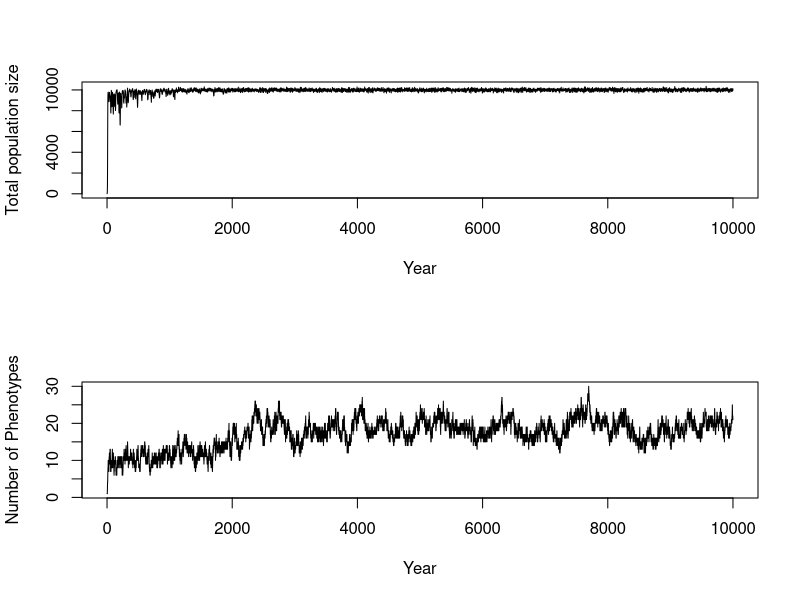
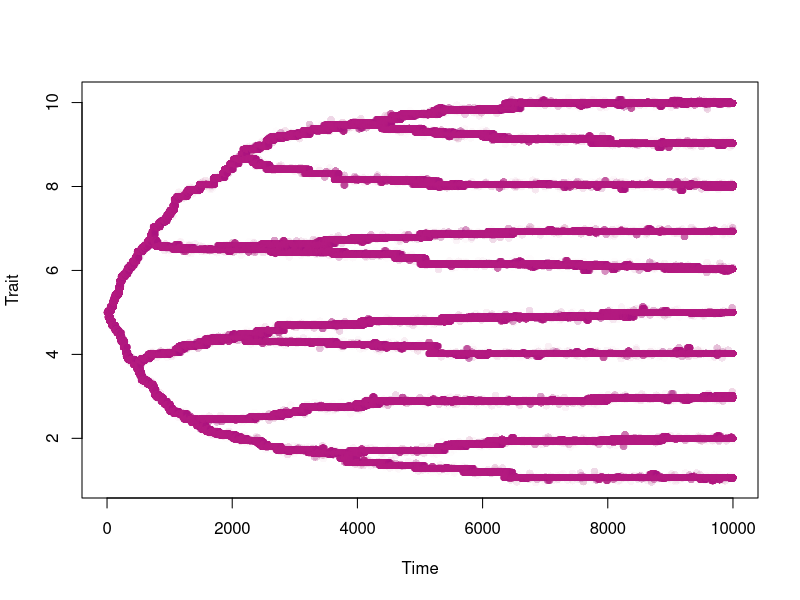

Recreate these plots in R, in order. (Note: this script raises an error after producing the figures.)

# Biggest difference in this version is that there is only one trait and adults and juvenile share a resource



# Full function ----------------------------------------------------------------

resourceCompetitionSLC <- function(popSize, resProp, resFreq, resGen=matrix(c(0.1,0.1),ncol=1, nrow=2), im = 0.001, 
                                   fmax = 2, kA = 0.5, kJ = 0.5, mutProb=0.001, mutVar=0.1, time.steps=200, iniP=5, 
                                   threshold = 0.005, nmorphs = 1){
  
  pop <- matrix(data = NA, ncol = 3, nrow = nmorphs)                             # Each column in this matrix is one phenotype combination.
  
  pop[,1] <- popSize
  pop[,2] <- iniP

  
  colnames(pop) <- c("Number of indivduals", "Trait", "Proxy")
  
  stats         <- matrix(data = c(0, sum(pop[,1]), nrow(pop), mean(pop[,2]), var(pop[,2])) 
                                  , nrow = 1, ncol = 5)                                                             #Where we will eventually save our stats and phenotypes
  phenotypes <- matrix(data = c(0, popSize, iniP), nrow = 1, ncol = 3)
  colnames(phenotypes) <- c("Year", "Number of indivduals", "Trait")                                        
  
  epsilon <- .Machine$double.eps^10  #Added when some number become zero, very small number
  posstrait <- seq(from = min(resProp)-1, to = max(resProp)+1, by = mutVar)
  
  for (t in 1:time.steps){
    
    # Deterministic fecundity proxy alpha ------------------------------------
    
    adults    <- pop                                                            
    alphaA    <- NULL                                                           # Will create a matrix with all alpha values
    alphaSumA <- NULL
    
    
    resPropAduMatrix <- matrix(data = resProp, ncol = length(resProp), nrow = nrow(adults), byrow = T)
    aduTrait <- adults[, 2]
    aduTraitMatrix <- matrix(data = rep(aduTrait, each = length(resProp)), ncol = length(resProp), nrow = nrow(adults), byrow = T)
    
    alphaA           <- (1/(sqrt(2*pi*resGen[1,1]^2)))*exp(-(((aduTraitMatrix-resPropAduMatrix)^2)/(2*resGen[1,1])^2)) + epsilon                 # Calculation of individual alpha
    adultAbund       <- adults[,1]
    adultAbundMatrix <- matrix(data = rep(adultAbund, each = length(resProp)), ncol = length(resProp), nrow = nrow(adults), byrow = T)  # Creation of a matrix with population size of each type in the rows
    alphaSumA        <- colSums((alphaA*adultAbundMatrix))                                                                         # Creation of matrix that reflects both the trait but also number of individuals in type
    
    
    RdivAlphaSumA       <- resFreq/alphaSumA
    RdivAlphaSumATrans  <- matrix(data = RdivAlphaSumA)
    
    Fec <- alphaA%*%RdivAlphaSumATrans
    adults[,3] <- fmax*(Fec/(kA+Fec)) 
    
    
    
    # Spawning of offspring -------------------------------------------------
    
    juveniles <- adults                                                         # Create a matrix were we will add juveniles into
                                                      
    
    juveniles[,1] <- rpois(n = nrow(juveniles), lambda = juveniles[,1]*juveniles[,3]) 
    
    # Mutation of offspring -------------------------------------------------
    
    probs <- juveniles[,1]/sum(juveniles[, 1])  # Generates probability of morph being mutated based upon number of individuals.
    N.mut <- as.numeric(rbinom(n = 1, size = sum(juveniles[, 1]), prob = mutProb))
    
    
    if(N.mut > 0){
      random.choice <- c()
      mutation.pos <- c()
      
      for (m in 1:length(N.mut)){
        random.choice <- rmultinom(n = 1 , size = 1, prob = probs)              # Randomly chooses which morphs to mutate based on probs
        mutation.pos[m] <- as.numeric(which(random.choice == 1))
      }
      
      for (i in  1:length(mutation.pos)){
        
        mutChange <- rnorm(n=1, mean=0, sd=mutVar)
        juveniles[mutation.pos[i], 1] <- juveniles[mutation.pos[i], 1] - 1       # Removes the mutated individual from the morph
        
        new.morph <- matrix(data = c(1, juveniles[mutation.pos[i], 2] + mutChange, 0),  #Changes trait to a new trait and adds it to the juveniles
                            ncol = ncol(juveniles), nrow = 1)
        juveniles <- rbind(juveniles, new.morph)
        
      }
    }
    
    
    
    # Kill off offspring -----------------------------------------------------
    
  
    alphaSumJ <- NULL
    alphaJ    <- NULL
   
    resPropJuvMatrix <- matrix(data = resProp, ncol = length(resProp), nrow = nrow(juveniles), byrow = T)
    juvTrait <- juveniles[,2]
    juvTraitMatrix <- matrix(data = rep(juvTrait, each = length(resProp)), ncol = length(resProp), nrow = nrow(juveniles), byrow = T)
    
    alphaJ            <- (1/(sqrt(2*pi*resGen[2,1]^2)))*exp(-(((juvTraitMatrix-resPropJuvMatrix)^2)/(2*resGen[2,1]^2))) + epsilon
    juvenAbund        <- juveniles[,1]
    juvenAbundMatrix  <- matrix(data = rep(juvenAbund, each = length(resProp)), ncol = length(resProp), nrow = nrow(juveniles), byrow = T)  # Creation of a matrix with population size of each type in the rows
    alphaSumJ         <- colSums(alphaJ*juvenAbundMatrix)                                                                         # Creation of matrix that reflects both the trait but also number of individuals in type
    
    
    RdivAlphaSumJ     <- resFreq/alphaSumJ
    RdivAlphaSumJTrans   <- matrix(data = RdivAlphaSumJ)
    
    
    Sur <- alphaJ%*%RdivAlphaSumJTrans
    juveniles[,3] <- (Sur/(kJ+Sur)) 
    
    
    
    
    juveniles[,1] <- rbinom(n = nrow(juveniles) , size = juveniles[,1], prob = juveniles[,3])
    
    
    pop <- juveniles[juveniles[, 1] != 0, , drop = FALSE]                        # all adults die after reproducing, so the new generation is only juveniles, and all rows with zero individuals are removed.
    
    # Adding immigrants ---------------------------------------------------------------------
    
    if (runif(1) < im){
    
     trait <- sample(x = posstrait, size = 1)
    
      if(sum(pop[,2] == trait) == 0) {                   # Checks whether a exact match of immigrant already exists
       rbind(pop, c(1, trait, NA))
     } else{
       same <- which(pop[,2] == trait)
       pop[same,1] <- pop[same,1]+1
     }
    
     }
    
    
    # extract stats and phenotype ---------------------------------------------
    
    if(nrow(pop) == 0){                                                          # Checks whether population has reached zero, then it breaks the for loop.                                   
      print("Population extinction")
      break
    }
    
    if(sum(which(is.na(pop[,1])) != 0)){                                                          # Checks whether population has reached zero, then it breaks the for loop.                                   
      print("Population extinction")
      break
    }
    
    stats <- rbind(stats, c(t, sum(pop[,1]), nrow(pop), mean(pop[,2]), var(pop[,2]))) 
    
    pStats <- cbind(rep(t, nrow(pop)), pop[,1], pop[,2])
    phenotypes <- rbind(phenotypes, pStats)
    
    
  }
  
  #return output  ------------------------------------------------------------
  colnames(stats) <- c("year", "population size", "Number of morphs", "mean trait", "var trait")
  rownames(phenotypes) <- NULL
  
  # Removing any morphs of very low abundance
    pop <- pop[pop[, 1] > threshold*stats[nrow(stats), 2], , drop = FALSE] 
    
    LastStats <- cbind(time.steps, sum(pop[,1]), nrow(pop), mean(pop[,2]), var(pop[,2])) 
    LastPheno <- cbind(rep(time.steps, nrow(pop)), pop[,1], pop[,2])
    
    colnames(LastStats) <- c("year", "population size", "Number of morphs", "mean trait", "var trait")
    colnames(LastPheno) <- c("Year", "Number of indivduals", "Trait")  
   
  
  return(list(stats=stats, phenotypes=phenotypes, LastPheno = LastPheno, LastStats = LastStats))                                 #returns both the stats and the phenotype
  
  
}







resource.frequency <- c(0.1, 0.1, 0.1, 0.1, 0.1, 0.1, 0.1, 0.1, 0.1, 0.1)           # res. freq. 
resource.property <- c(1, 2, 3, 4, 5, 6, 7, 8, 9, 10)             # res. property 
abundance <- 15000
resource.abundance <- abundance*resource.frequency

outputSLC <- resourceCompetitionSLC(resProp=resource.property, resFreq=resource.abundance, popSize = 10, mutProb=0.001, resGen=matrix(c(0.3,0.3)), mutVar=0.05, time.steps = 10000)


statsSLC <- outputSLC$stats
phenotypesSLC <- outputSLC$phenotypes
LastPhenoSLC <- outputSLC$LastPheno
LastStatsSLC <- outputSLC$LastStats

# Plotting  -------------------------------------------------------------------

par(mfrow=c(2,1))


plot(x = statsSLC[, 1], y = statsSLC[, 2], xlab = "Year", ylab = "Total population size", type = "l")

plot(x = statsSLC[, 1], y = statsSLC[, 3], xlab = "Year", ylab = "Number of Phenotypes", type = "l")

par(mfrow=c(1,1))

pColors <- rgb(0.7, 0.1, 0.5, alpha = (phenotypesSLC[,2]/(100+phenotypesSLC[,2])))
plot(x = phenotypesSLC[, 1], y = phenotypesSLC[,3], col = pColors, ylab = "Trait", xlab = "Time", pch = 16)


# Making some species cuts

# -----------------------------Making some cuts on the number of species:


last_year_dataSLC <- phenodataSLC[phenodataSLC$Year == max(phenodataSLC$Year), ]
last_year_dataS <- subset(last_year_dataSLC, select = -Year)
last_year_dataS <- subset(last_year_dataS, select = -Num_Individuals)
rownames(last_year_dataS) <- NULL
rownames(last_year_dataSLC) <- NULL


distance_matrix <- as.matrix(dist(last_year_dataS[, 1, drop = FALSE], method = "euclidean"))


distance_matrix[lower.tri(distance_matrix)] <- NA



# Set a threshold for similarity (adjust as needed)
threshold <- 0.2

# Find indices of individuals to keep


same <- which(distance_matrix < threshold, arr.ind = T)
same <- same[same[, 1]-same[,2] != 0, , drop = FALSE]
rownames(same) <- NULL


# Initialize an empty list to store groups
groups <- list()

# Function to find group index for a species
find_group <- function(species_id) {
  for (i in seq_along(groups)) {
    if (species_id %in% unlist(groups[[i]])) {
      return(i)
    }
  }
  return(0)
}

# Iterate over rows in the matrix
for (i in 1:nrow(same)) {
  species1 <- same[i, 1]
  species2 <- same[i, 2]
  
  # Find groups for each species
  group1 <- find_group(species1)
  group2 <- find_group(species2)
  
  if (group1 == 0 & group2 == 0) {
    # Create a new group
    groups <- c(groups, list(c(species1, species2)))
  } else if (group1 == 0) {
    # Add species1 to the group containing species2
    groups[[group2]] <- c(groups[[group2]], species1)
  } else if (group2 == 0) {
    # Add species2 to the group containing species1
    groups[[group1]] <- c(groups[[group1]], species2)
  } else if (group1 != group2) {
    # Merge two groups
    groups[[group1]] <- c(groups[[group1]], groups[[group2]])
    groups <- groups[-group2]
  }
}

# Filter out duplicate species in each group
groups <- lapply(groups, function(group) unique(group))

rownames(last_year_dataSLC) <- NULL
final_data <- last_year_dataSLC         # Place to store filtered data
total.sub <- c()                     # Place to store subspecies

#Add population count of "subspecies" to main species

for(i in seq_along(groups)){
  combo <- NULL
  combo <- groups[[i]]
  main <- combo[which.max(final_data[combo,3])]
  sub <- combo[-which.max(final_data[combo,3])]
  final_data[main,3] <- final_data[main,3] + sum(final_data[sub,3])
  total.sub <- rbind(c(total.sub, sub))
  
}
# Remove subspecies
final_data <- final_data[-total.sub, ]

Total_species_SLC <- as.numeric(nrow(final_data))




# Plotting filtered data
color_palette <- mako(length(final_data$Adult_Trait))

ggplot(final_data, aes(x = Juvenile_Trait, y = Adult_Trait)) +
  geom_point(aes(size=Num_Individuals), color = color_palette) +                                  # Add points
  labs(x = "Juvenile Trait", y = "Adult Trait", size = "Number of individuals") +                 # Labels for the axes
  theme_minimal(base_family = "LM Roman 10", base_size = 18)




sum(final_data[,4])
sum(last_year_data[,4])
